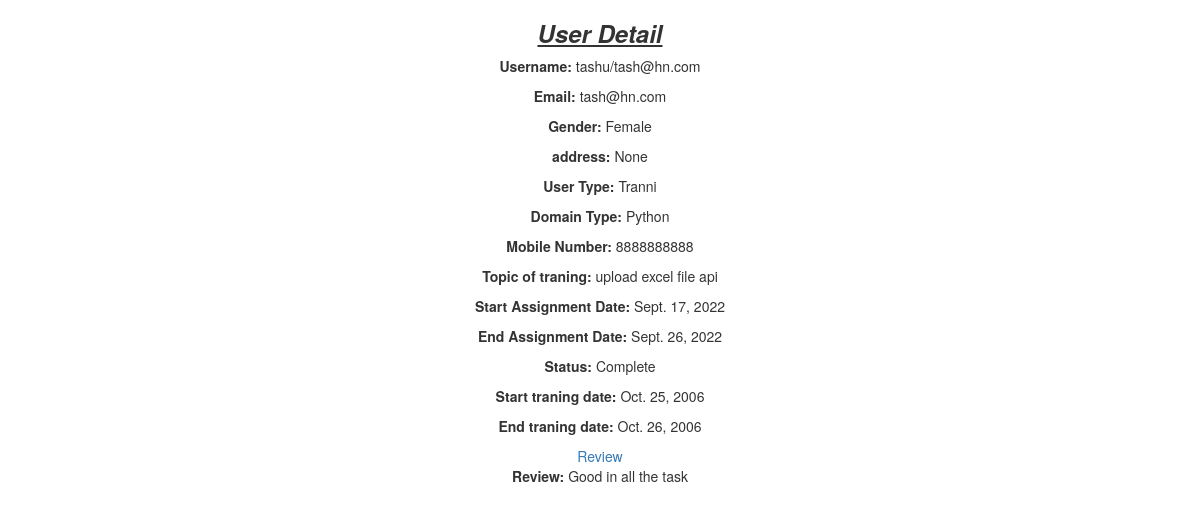
/detail/4/, run on the app's committed database.
### core/models.py (models this page shows, shortened)
class User(AbstractUser):
    mobile_number = models.CharField(
        max_length=40, unique=True, blank=False, null=False, db_index=True
    )
    address = models.CharField(max_length=255, blank=True, null=True)
    field_type = models.CharField(choices=STATE_CHOICE, max_length=50)
    User_type = models.CharField(choices=STATE_CHOICE2, max_length=50)
    assigned_client = models.CharField(max_length=100)
    DOB = models.DateField(null=True,blank=True)
    gender = models.CharField(choices=STATE_CHOICE1, max_length=50)
    def __str__(self):
        return f"{self.first_name}/{self.email}"

class Assignment(models.Model):
    Start_traning_date = models.DateField(auto_now=False, auto_now_add=False)
    End_traning_date = models.DateField(auto_now=False, auto_now_add=False)
    Topic_of_assignment = models.CharField(max_length=50)
    user = models.ForeignKey(User,on_delete=models.CASCADE)

class Traning(models.Model):
    user = models.ForeignKey(User,on_delete=models.CASCADE)
    status = models.CharField(choices=STATE_CHOICE3, max_length=50)
    Start_traning_date = models.DateField(auto_now=False, auto_now_add=False)
    End_traning_date = models.DateField(auto_now=False, auto_now_add=False)
    discription = models.TextField(max_length=500,null=True ,blank=True)

class Review(models.Model):
    review = models.TextField(max_length=100)
    user = models.ForeignKey(User,on_delete=models.CASCADE)

### core/views.py (the view)
# urls.py: path('detail/<int:pk>/',UserDetailView.as_view(),name='user-detail'),
class UserDetailView(View):
    def get(self,request,*args,**kwargs):
        if request.method == "GET":
            user_id=kwargs.get('pk')
            user = User.objects.filter(pk=user_id).last()
            assignment= Assignment.objects.filter(user_id=user_id).last()
            traning = Traning.objects.filter(user_id=user_id).last()
            review = Review.objects.filter(user_id=user_id).last()
            return render(request, 'core/user_detail_page.html', {'user':user,'assignment':assignment,'traning':traning,'review':review})

### core/templates/core/user_detail_page.html
{% extends 'core/base.html' %}
{%load static %}
{% block content %}
<body>
	<center>
<h3><b><i><u>User Detail</u></i></b></h3>
<p><b>Username:</b> {{user}}</p>
<p><b>Email: </b>{{user.email}}</p>
<p><b>Gender:</b> {{user.gender}}</p>
<p><b>address: </b>{{user.address}}</p>
<p><b>User Type: </b> {{user.User_type}}</p>
<p><b>Domain Type:</b> {{user.field_type}}</p>
<p><b>Mobile Number: </b>{{user.mobile_number}}</p>
<p><b>Topic of traning: </b> {{assignment.Topic_of_assignment}}</p>
<p><b>Start Assignment Date:</b> {{assignment.Start_traning_date}}</p>
<p><b>End Assignment Date:</b> {{assignment.End_traning_date}}</p>
<p><b>Status: </b>{{traning.status}}</p>
<p><b>Start traning date: </b> {{traning.Start_traning_date}}</p>
<p><b>End traning date:</b> {{traning.End_traning_date}}</p>
<a href="{% url 'core:review' %}">Review</a>
<p><b>Review: </b>{{review.review}}</p>
</center>
</body>
{% endblock %}

### data on the page
User: first_name+email "tashu/tash@hn.com", email "tash@hn.com", gender "Female", address "None", User_type "Tranni", field_type "Python", mobile_number "8888888888"
Assignment: Topic_of_assignment "upload excel file api", Start_traning_date "Sept. 17, 2022", End_traning_date "Sept. 26, 2022"
Traning: status "Complete", Start_traning_date "Oct. 25, 2006", End_traning_date "Oct. 26, 2006"
Review: review "Good in all the task"
